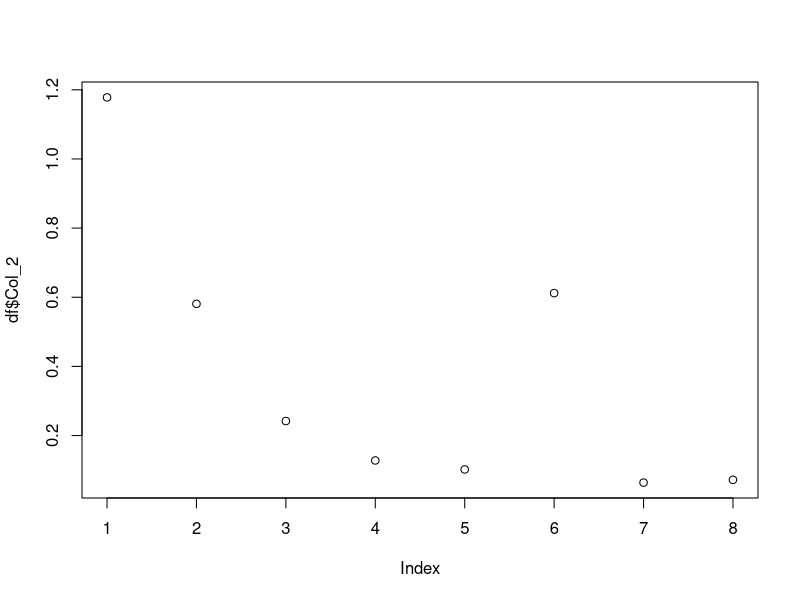
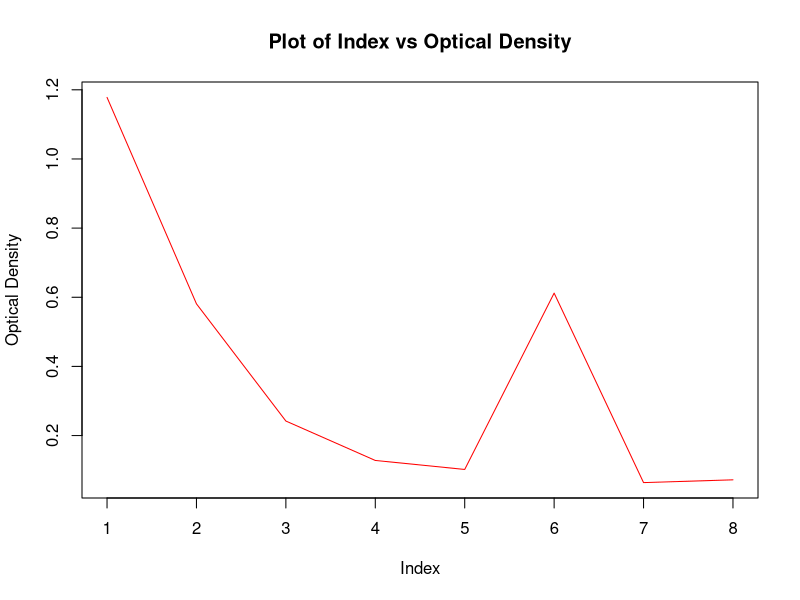
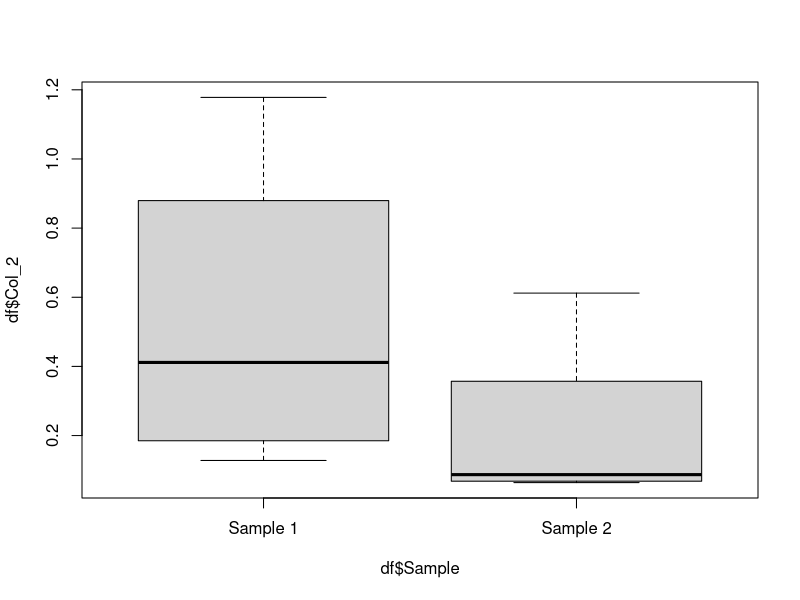
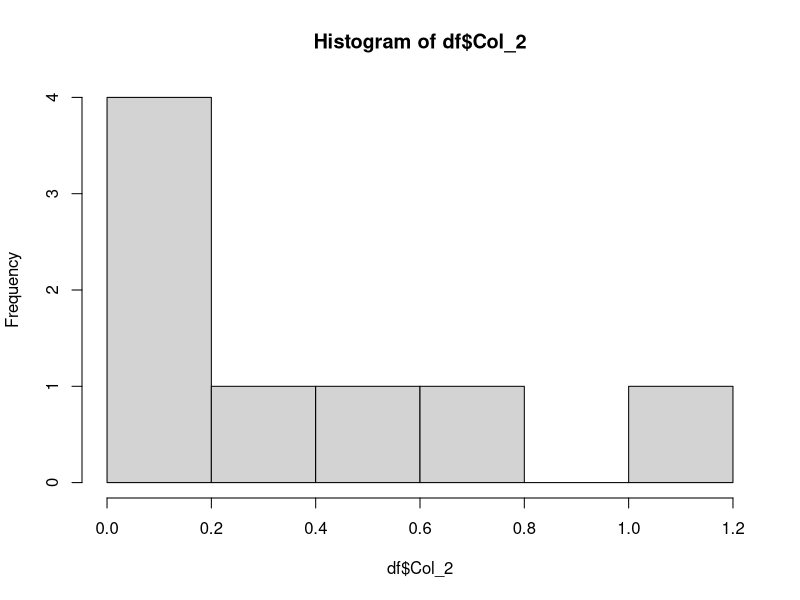
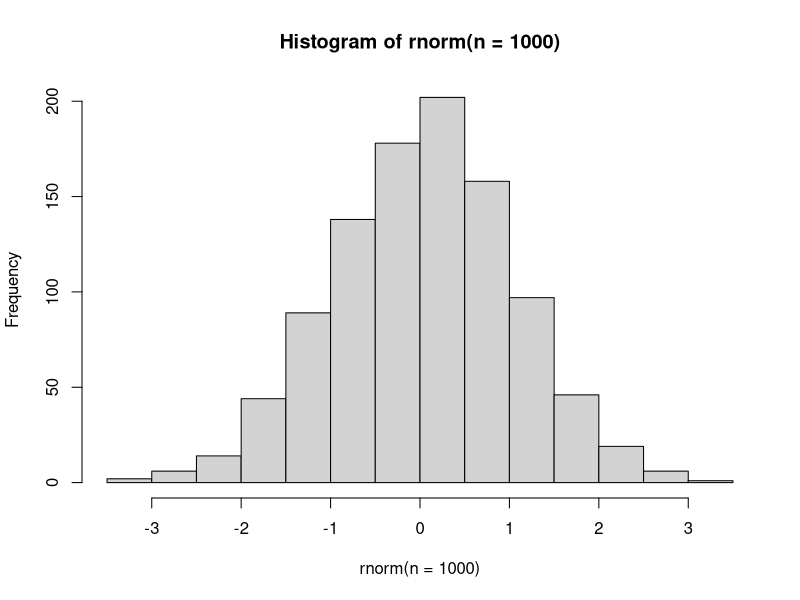
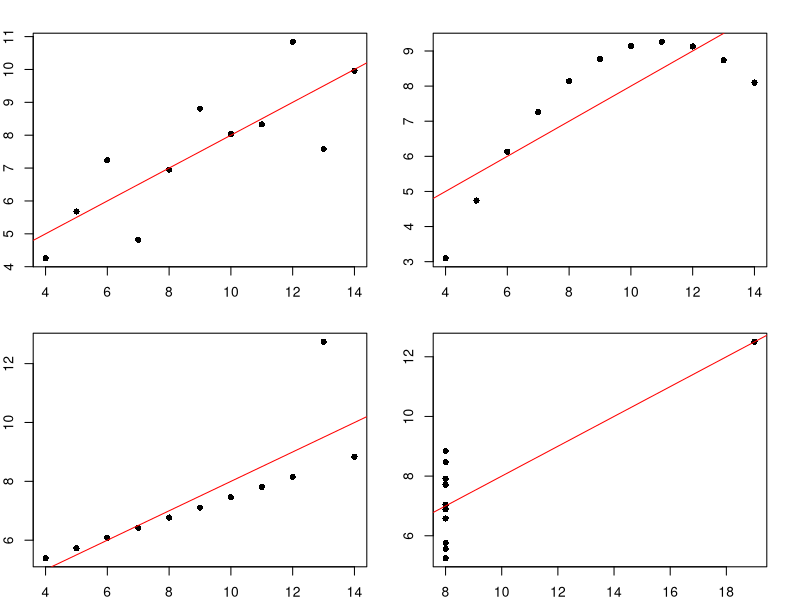

Generate these figures, in order, with R:
## ---- chunk 1
df = read.csv('../data/data_carpentry_test_data.csv')
## ---- chunk 2
df_2 = df[,c(1:3)]
## ---- chunk 3
dim(df)[2]
## ---- chunk 4
colnames(df) = c('Col_1', 'Col_2', 'Col_3', 'Col_4', 'Col_5', 'Col_6', 'Col_7', 'Col_8', 'Col_9', 'Col_10', 'Col_11', 'Col_12', 'Col_13')
## ---- chunk 5
num = 5
paste('The number is', num)
## ---- chunk 6
colnames(df) = paste0('Col_', seq(1:13))
## ---- chunk 7
plot(df$Col_2)
## ---- chunk 8
plot(df$Col_2,
     ylab = 'Optical Density', 
     main = 'Plot of Index vs Optical Density',
     type = 'l',
     col = 'red')
## ---- chunk 9
df$Sample = 'Sample 1'
df$Sample[c(5:8)] = 'Sample 2'

boxplot(df$Col_2 ~ df$Sample)
## ---- chunk 10
hist(df$Col_2)
## ---- chunk 11
hist(rnorm(n = 1000))
## ---- chunk 12
anscombe = anscombe
mean(anscombe$x1)
mean(anscombe$x2)
mean(anscombe$x3)
mean(anscombe$x4)

sd(anscombe$x1)
sd(anscombe$x2)
sd(anscombe$x3)
sd(anscombe$x4)
## ---- chunk 13
par(mfrow=c(2,2))
par(mar=c(2,2,2,2))
plot(anscombe$x1, anscombe$y1, pch = 16)
abline(lm(anscombe$y1 ~ anscombe$x1), col = 'red')
plot(anscombe$x2, anscombe$y2, pch = 16)
abline(lm(anscombe$y2 ~ anscombe$x2), col = 'red')
plot(anscombe$x3, anscombe$y3, pch = 16)
abline(lm(anscombe$y3 ~ anscombe$x3), col = 'red')
plot(anscombe$x4, anscombe$y4, pch = 16)
abline(lm(anscombe$y4 ~ anscombe$x4), col = 'red')
## ---- chunk 14
data()
